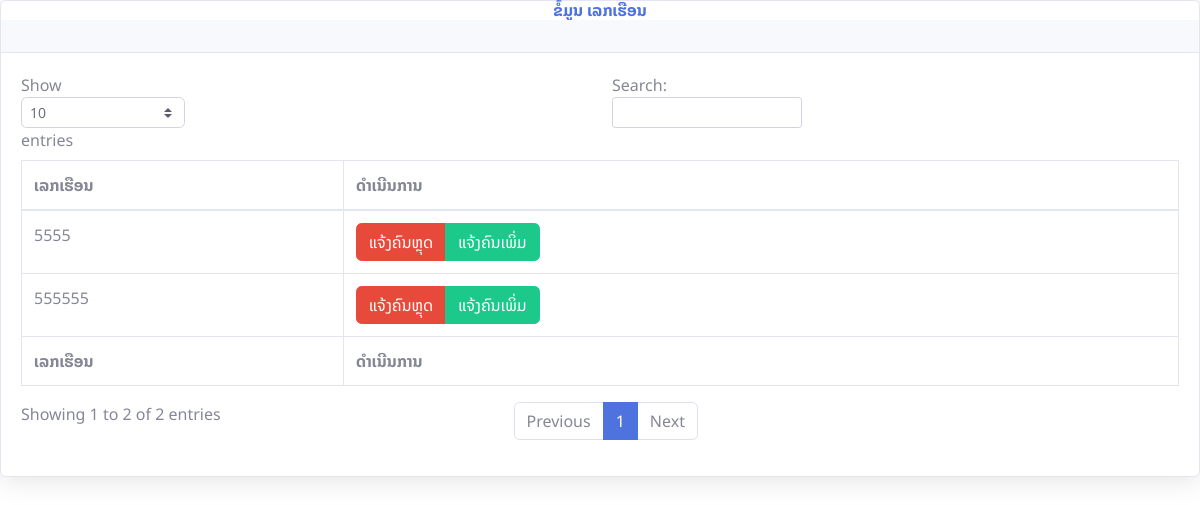
Page /page/people/select_people.php (signed in) on the earlier database version.
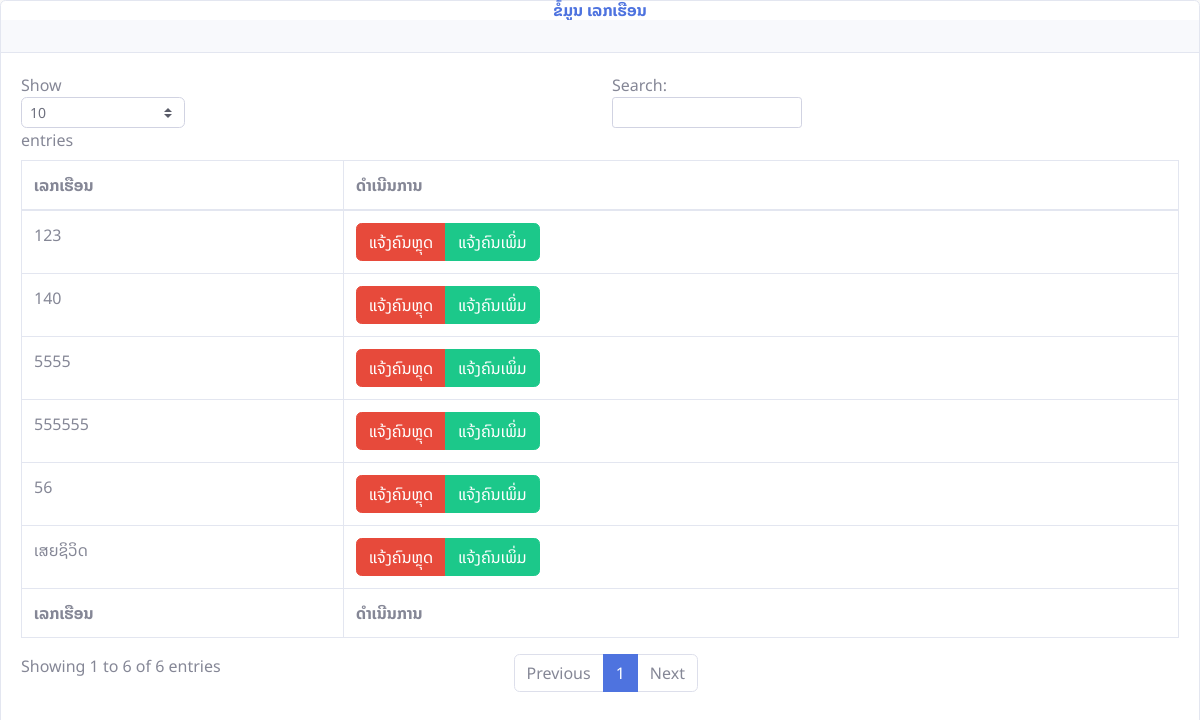
Same page on the later database version.
### tables this page shows
CREATE TABLE `citizens` (
  `ci_id` int(100) NOT NULL,
  `ci_img` varchar(255) NOT NULL,
  `ci_fname` varchar(255) NOT NULL,
  `ci_lname` varchar(255) NOT NULL,
  `ci_gander` varchar(255) NOT NULL,
  `ci_tel` varchar(255) NOT NULL,
  `vi_id` int(100) NOT NULL,
  `ci_date` date NOT NULL,
  `ci_dob` date NOT NULL,
  `pro_id` int(100) NOT NULL,
  `dis_id` int(100) NOT NULL,
  `ci_how` varchar(255) NOT NULL,
  `ci_son` varchar(255) NOT NULL,
  `ci_soso` varchar(255) NOT NULL,
  `ci_sol` varchar(255) NOT NULL,
  `ci_sll` varchar(255) NOT NULL,
  `ci_aso` varchar(255) NOT NULL,
  `ci_out` date NOT NULL,
  `ci_in` date NOT NULL,
  `ci_remak` varchar(255) NOT NULL
);

### page/people/select_people.php (the view, shortened to what this page needs)
<?php
require '../../db/connect.php';
$sql = "SELECT *
FROM citizens
GROUP BY ci_how
ORDER BY ci_id DESC;";
$query = mysqli_query($conn, $sql);
?>
<!DOCTYPE html>
<html lang="en">
<head>
    <link href="../../vendor/fontawesome-free/css/all.min.css" rel="stylesheet" type="text/css" />
    <link href="../../css/sb-admin-2.min.css" rel="stylesheet" />
</head>
<body id="page-top">
    <div class="my-auto">
        <div class="card shadow mb-4">
            <h6 class="m-0 font-weight-bold w-100 text-center fs-4 text-primary">ຂໍ້ມູນ ເລກເຮືອນ</h6>
            <div class="card-header py-3">
            </div>
            <div class="card-body">
                <div class="table-responsive">
                    <table class="table table-bordered" id="dataTable" width="100%" cellspacing="0">
                        <thead>
                            <tr>
                                <th>ເລກເຮືອນ</th>
                                <th>ດຳເນີນການ</th>
                            </tr>
                        </thead>
                        <tfoot>
                            <tr>
                                <th>ເລກເຮືອນ</th>
                                <th>ດຳເນີນການ</th>
                            </tr>
                        </tfoot>
                        <tbody>
                            <?php
                            while ($row = mysqli_fetch_assoc($query)) { ?>
                            <tr>
                                <td>
                                    <?php echo $row['ci_how'] ?>
                                </td>
                                <td>
                                    <div class="btn-group" role="group" aria-label="Basic mixed styles example">
                                        <a type="button" class="btn btn-danger"
                                            href="select_remove_people.php?select_id=<?php echo $row['ci_how'] ?>">ແຈ້ງຄົນຫຼຸດ</a>
                                        <a class="btn btn-success"
                                            href="select_add_people.php?select_id=<?php echo $row['ci_how'] ?>">ແຈ້ງຄົນເພິ່ມ</a>
                                    </div>
                                </td>
                            </tr>
                            <?php } ?>
                        </tbody>
                    </table>
                </div>
            </div>
        </div>
    </div>
</body>
</html>

Differences in the rows shown:
added citizens: ci_how "123"
added citizens: ci_how "56"
added citizens: ci_how "140"
now on this page (row edited): citizens: ci_how "ເສຍຊິວິດ"
Other differences:
text written by a page script: "Show entries Search: Showing 1 to 2 of 2 entries Previous 1 Next" → "Show entries Search: Showing 1 to 6 of 6 entries Previous 1 Next"
